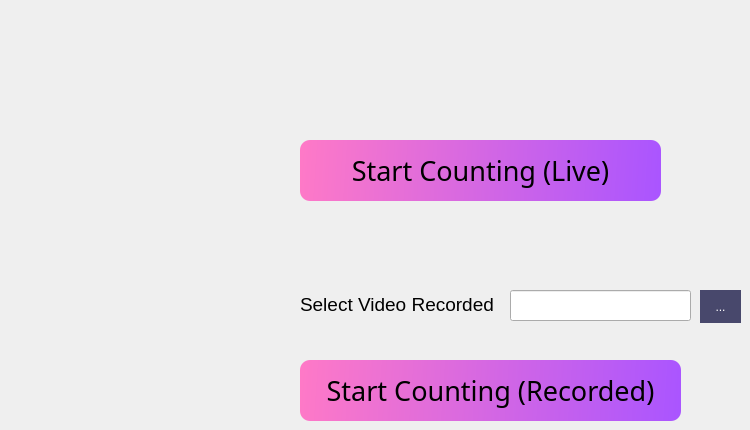
                  <widget class="QWidget" name="page_3">
                   <widget class="QPushButton" name="people_count">
                    <property name="geometry">
                     <rect>
                      <x>300</x>
                      <y>140</y>
                      <width>361</width>
                      <height>61</height>
                     </rect>
                    </property>
                    <property name="font">
                     <font>
                      <family>Segoe UI Black</family>
                      <pointsize>20</pointsize>
                      <weight>50</weight>
                      <italic>false</italic>
                      <bold>false</bold>
                     </font>
                    </property>
                    <property name="styleSheet">
                     <string notr="true">QPushButton:hover
{
border-radius:10px;
background:#4e576a;
}

QPushButton
{
background-color: qlineargradient(spread:pad, x1:0, y1:0.511364, x2:1, y2:0.523, stop:0 rgba(254, 121, 199, 255), stop:1 rgba(170, 85, 255, 255));
border-radius:10px;
}
</string>
                    </property>
                    <property name="text">
                     <string>Start Counting (Live)</string>
                    </property>
                   </widget>
                   <widget class="QPushButton" name="people_count_rec_btn">
                    <property name="geometry">
                     <rect>
                      <x>300</x>
                      <y>360</y>
                      <width>381</width>
                      <height>61</height>
                     </rect>
                    </property>
                    <property name="font">
                     <font>
                      <family>Segoe UI Black</family>
                      <pointsize>20</pointsize>
                      <weight>50</weight>
                      <italic>false</italic>
                      <bold>false</bold>
                     </font>
                    </property>
                    <property name="styleSheet">
                     <string notr="true">QPushButton:hover
{
border-radius:10px;
background:#4e576a;
}

QPushButton
{
background-color: qlineargradient(spread:pad, x1:0, y1:0.511364, x2:1, y2:0.523, stop:0 rgba(254, 121, 199, 255), stop:1 rgba(170, 85, 255, 255));
border-radius:10px;
}
</string>
                    </property>
                    <property name="text">
                     <string>Start Counting (Recorded)</string>
                    </property>
                   </widget>
                   <widget class="QLineEdit" name="Video_Edit_2">
                    <property name="geometry">
                     <rect>
                      <x>510</x>
                      <y>290</y>
                      <width>181</width>
                      <height>31</height>
                     </rect>
                    </property>
                    <property name="text">
                     <string/>
                    </property>
                   </widget>
                   <widget class="QLabel" name="label_15">
                    <property name="geometry">
                     <rect>
                      <x>300</x>
                      <y>290</y>
                      <width>201</width>
                      <height>29</height>
                     </rect>
                    </property>
                    <property name="font">
                     <font>
                      <pointsize>14</pointsize>
                      <weight>50</weight>
                      <bold>false</bold>
                     </font>
                    </property>
                    <property name="text">
                     <string>Select Video Recorded</string>
                    </property>
                   </widget>
                   <widget class="QToolButton" name="browse_spc_btn">
                    <property name="geometry">
                     <rect>
                      <x>700</x>
                      <y>290</y>
                      <width>41</width>
                      <height>33</height>
                     </rect>
                    </property>
                    <property name="toolTip">
                     <string>&lt;html&gt;&lt;head/&gt;&lt;body&gt;&lt;p&gt;&lt;span style=&quot; font-size:10pt; font-style:italic;&quot;&gt;Browse Training Folder&lt;/span&gt;&lt;/p&gt;&lt;/body&gt;&lt;/html&gt;</string>
                    </property>
                    <property name="styleSheet">
                     <string notr="true">
background:rgb(72, 72, 108);
border-radius:60px;
color:white;

</string>
                    </property>
                    <property name="text">
                     <string>...</string>
                    </property>
                   </widget>
                  </widget>
